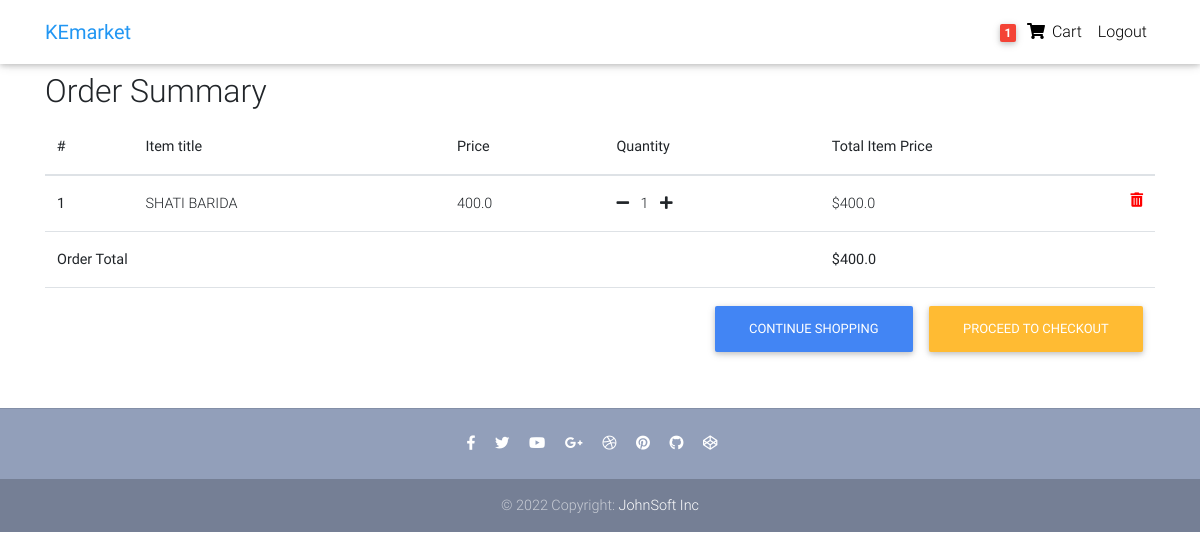
The app's page /order-summary/ (signed in), older data.
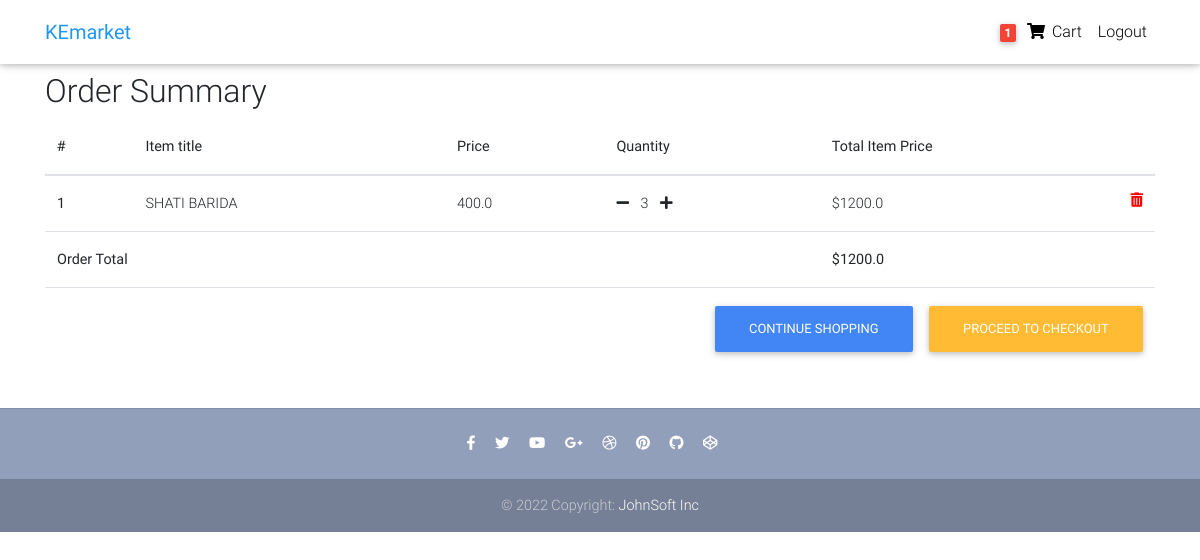
The same page, newer data.
### core/models.py (models this page shows, shortened)
class OrderItem(models.Model):
    user = models.ForeignKey(
        settings.AUTH_USER_MODEL, on_delete=models.CASCADE)
    ordered = models.BooleanField(default=False)
    item = models.ForeignKey(Item, on_delete=models.CASCADE)
    quantity = models.IntegerField(default=1)
    def get_total_item_price(self):
        return self.quantity * self.item.price
    def get_final_price(self):
        if self.item.discount_price:
            return self.get_total_item_discount_price()
        return self.get_total_item_price()

class Item(models.Model):
    title = models.CharField(max_length=100)
    price = models.FloatField()
    discount_price = models.FloatField(blank=True, null=True)
    category = models.CharField(choices=CATEGORY_CHOICES, max_length=2)
    label = models.CharField(choices=LABEL_CHOICES, max_length=2)
    slug = models.SlugField()
    description = models.TextField()
    image = models.ImageField()

class Order(models.Model):
    user = models.ForeignKey(
        settings.AUTH_USER_MODEL, on_delete=models.CASCADE)
    ref_code = models.CharField(max_length=20, blank=True, null=True)
    items = models.ManyToManyField(OrderItem)
    start_date = models.DateTimeField(auto_now_add=True)
    ordered_date = models.DateTimeField()
    ordered = models.BooleanField(default=False)
    billing_address = models.ForeignKey(
        'Address', related_name='billing_address', on_delete=models.SET_NULL, blank=True, null=True)
    shipping_address = models.ForeignKey(
        'Address', related_name='shipping_address', on_delete=models.SET_NULL, blank=True, null=True)
    payment = models.ForeignKey(
        'Payment', on_delete=models.SET_NULL, blank=True, null=True)
    coupon = models.ForeignKey(
        'Coupon', on_delete=models.SET_NULL, blank=True, null=True)
    being_delivered = models.BooleanField(default=False)
    received = models.BooleanField(default=False)
    refund_requested = models.BooleanField(default=False)
    refund_granted = models.BooleanField(default=False)
    '''
    Process flow:
    1. Adding item to the cart.
    2. Checkout - adding a billing address. (check for failed checkouts)
    3. Payment.
    (Preprocessing, processing, packaging etc)
    4. Track if order is being delivered.
    5. Track if order has been received.
    6. Refunds.
    '''
    def get_total_price(self):
        total = 0
        for order_item in self.items.all():
            total+=order_item.get_final_price()
        if self.coupon:
            total-=self.coupon.amount
        return total

### core/views.py (the view)
# urls.py: path('order-summary/', OrderSummaryView.as_view(), name='order-summary'),
class OrderSummaryView(LoginRequiredMixin, View):
    def get(self, *args, **kwargs):
        try:
            order = Order.objects.get(user=self.request.user, ordered=False)
            context = {
                'object': order
            }
            return render(self.request, 'order-summary.html', context=context)
        except ObjectDoesNotExist:
            messages.warning(request, "The order does not exist")
            return redirect("/")

### core/templatetags/cart_template_tags.py (called while the page is built)
@register.filter
def cart_item_count(user):
    if user.is_authenticated:
        order_qs = Order.objects.filter(user=user, ordered=False)
        if order_qs.exists():
            return order_qs[0].items.count()
    return 0

### templates/order-summary.html (shortened to what this page needs)
{% extends 'base.html' %}
{% block content %}
  <main>
    <div class="container">
        <div class="table-responsive text-nowrap">
    <h2>Order Summary</h2>
    <table class="table">
        <thead>
        <tr>
            <th scope="col">#</th>
            <th scope="col">Item title</th>
            <th scope="col">Price</th>
            <th scope="col">Quantity</th>
            <th scope="col">Total Item Price</th>
        </tr>
        </thead>
        <tbody>
        {% for order_item in object.items.all %}
        <tr>
            <th scope-"row">{{ forloop.counter }}</th>
            <td>{{ order_item.item.title }}</td>
            <td>{{ order_item.item.price }}</td>
            <td>
                <a href='{% url 'core:remove-single-item-from-cart' order_item.item.slug %}'><i class="fas fa-minus mr-2"></i></a>
                    {{ order_item.quantity }}
                <a href='{% url 'core:add-to-cart' order_item.item.slug %}'><i class="fas fa-plus ml-2"></i></a>
            </td>
            <td>
            {% if order_item.item.discount_price %}
                ${{ order_item.get_total_item_discount_price }}
                <span class="badge badge-success">Saving ${{ order_item.get_amount_saved }}</span>
            {% else %}
                ${{ order_item.get_total_item_price }}
            {% endif %}
            <a style='color: red;' href='{% url 'core:remove-from-cart' order_item.item.slug %}'>
              <i class="fas fa-trash-alt float-right"></i>
            </a>
            </td>
        </tr>
        {% endfor %}
        {% if object.get_total_price %}
        <tr>
            <td colspan="4"><b>Order Total<b></td>
            <td><b>${{ object.get_total_price }}<b></td>
        </tr>
        <tr>
        <td colspan="5">
            <a class="btn btn-warning float-right ml-3" href='/checkout/'>Proceed to checkout</a>
            <a class="btn btn-primary float-right" href='/'>Continue shopping</a>
        </td>
        </tr>
        {% endif %}
        </tbody>
    </table>
    </div>
    </div>
  </main>
  {% endblock content %}

Row changes from the older to the newer data that the page shows:
changed OrderItem "SHATI BARIDA": quantity "1" → "3"; get_total_item_price "400.0" → "1200.0"
changed Order: get_total_price "400.0" → "1200.0"
